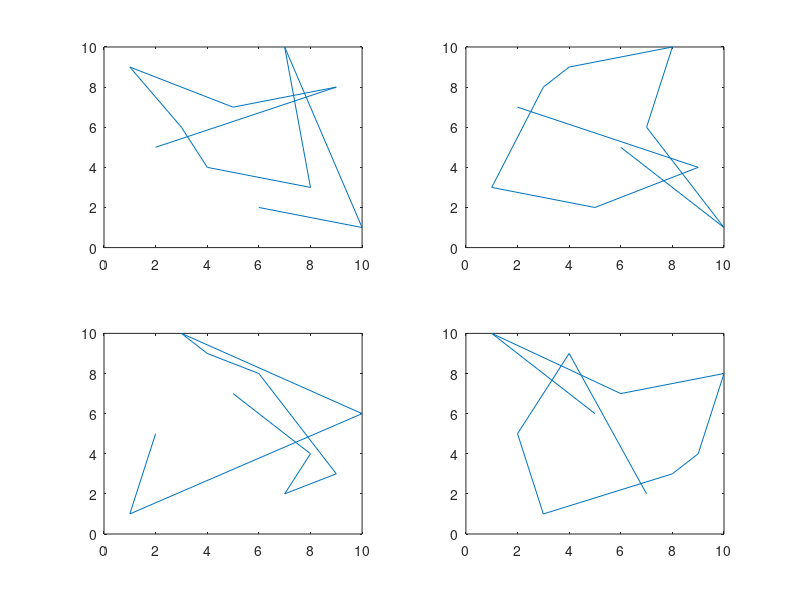

The MATLAB source for this figure:
clear, clc, close all

x = randperm(10);
y = randperm(10);
z = randperm(10);

%plot(x,y);
%figure, plot(x,z);

subplot(2,2,1), 
plot(x,y);
subplot(2,2,2),
plot(x,z);
subplot(2,2,3),
plot(y,z);
subplot(2,2,4),
plot(z,x)